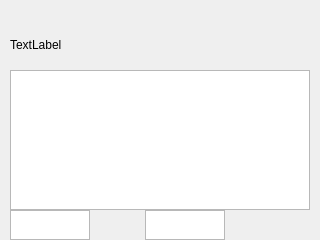
<?xml version="1.0" encoding="UTF-8"?>
<ui version="4.0">
 <class>PlaylistWindow</class>
 <widget class="QDialog" name="PlaylistWindow">
  <property name="geometry">
   <rect>
    <x>0</x>
    <y>0</y>
    <width>320</width>
    <height>240</height>
   </rect>
  </property>
  <property name="windowTitle">
   <string>Dialog</string>
  </property>
  <widget class="QTableView" name="list_view">
   <property name="geometry">
    <rect>
     <x>10</x>
     <y>70</y>
     <width>300</width>
     <height>140</height>
    </rect>
   </property>
  </widget>
  <widget class="QLabel" name="tl_playlist">
   <property name="geometry">
    <rect>
     <x>10</x>
     <y>30</y>
     <width>300</width>
     <height>30</height>
    </rect>
   </property>
   <property name="text">
    <string>TextLabel</string>
   </property>
  </widget>
  <widget class="QGraphicsView" name="confirm">
   <property name="geometry">
    <rect>
     <x>10</x>
     <y>210</y>
     <width>80</width>
     <height>30</height>
    </rect>
   </property>
  </widget>
  <widget class="QGraphicsView" name="cancel">
   <property name="geometry">
    <rect>
     <x>145</x>
     <y>210</y>
     <width>80</width>
     <height>30</height>
    </rect>
   </property>
  </widget>
 </widget>
 <resources/>
 <connections/>
</ui>
